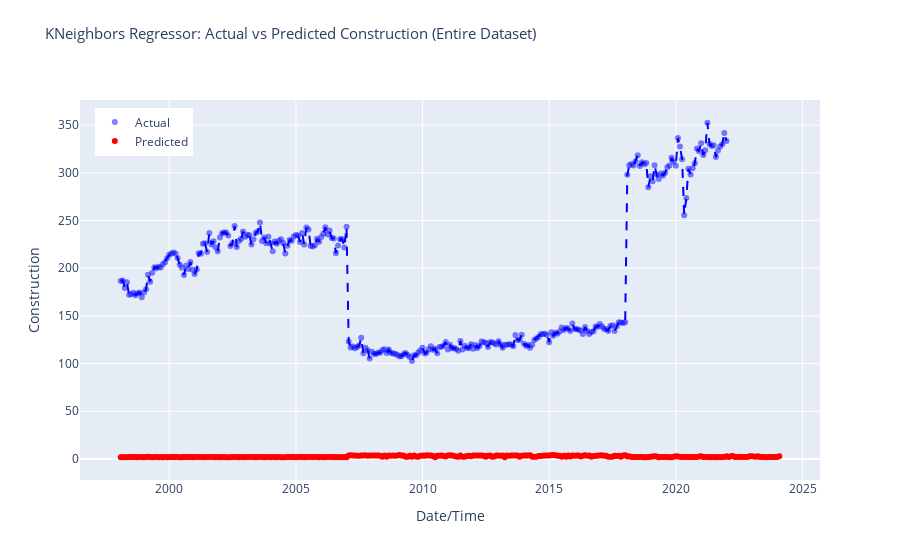

This figure's notebook cell:
### Code cell
# select feature and target variables
X = resampled_for_prediction[['Mean Max Temp (°C)', 'Mean Min Temp (°C)', 'Mean Temp (°C)', 'Extr Max Temp (°C)',
                    'Extr Min Temp (°C)', 'Total Rain (mm)', 'Total Snow (cm)', 'Total Precip (mm)',
                    'Snow Grnd Last Day (cm)', 'Dir of Max Gust (10s deg)', 'Spd of Max Gust (km/h)']]
y = resampled_for_prediction['Construction']

# Make predictions on the whole data
y_pred = model.predict(X)

# Combine y_test and y_pred into a DataFrame for easier plotting
predictions = pd.DataFrame({'Construction': y, 'prediction_label': y_pred}, index=X.index)

# Sort predictions DataFrame by index
predictions.sort_index(inplace=True)

# Create Plotly figure
fig = make_subplots(rows=1, cols=1, shared_xaxes=True, shared_yaxes=True)

# Add scatter plot for actual values
fig.add_trace(go.Scatter(x=predictions.index, y=predictions['Construction'],
                         mode='markers', marker=dict(color='blue', opacity=0.5),
                         name='Actual'), row=1, col=1)

# Add scatter plot for predicted values
fig.add_trace(go.Scatter(x=predictions.index, y=predictions['prediction_label'],
                         mode='markers', marker=dict(color='red'),
                         name='Predicted'), row=1, col=1)

# Add lines for sorted actual values
fig.add_trace(go.Scatter(x=predictions.index, y=predictions['Construction'].sort_index(),
                         mode='lines', line=dict(color='blue', dash='dash'),
                         showlegend=False), row=1, col=1)

# Add lines for sorted predicted values
fig.add_trace(go.Scatter(x=predictions.index, y=predictions['prediction_label'].sort_index(),
                         mode='lines', line=dict(color='red', dash='dash'),
                         showlegend=False), row=1, col=1)

fig.update_layout(title_text='KNeighbors Regressor: Actual vs Predicted Construction (Entire Dataset)',
                  title_font_size=15, title_y=.95,
                  xaxis_title='Date/Time', yaxis_title='Construction',
                  legend=dict(x=0.02, y=0.98),
                  grid=dict(rows=1, columns=1, ygap=0.2))

# Show interactive plot
fig.show()

### Figure 1 — Plotly figure (JSON) as saved in the notebook; plotly's stock layout.template omitted (floating-point values rounded to 4 significant figures; data arrays with more than 128 entries replaced by an {"elided": "..."} marker saying what was removed)
{"data": [{"marker": {"color": "blue", "opacity": 0.5}, "mode": "markers", "name": "Actual", "type": "scatter", "x": {"elided": "313 str values"}, "xaxis": "x", "y": {"elided": "313 float values"}, "yaxis": "y"}, {"marker": {"color": "red"}, "mode": "markers", "name": "Predicted", "type": "scatter", "x": {"elided": "313 str values"}, "xaxis": "x", "y": {"elided": "313 float values"}, "yaxis": "y"}, {"line": {"color": "blue", "dash": "dash"}, "mode": "lines", "showlegend": false, "type": "scatter", "x": {"elided": "313 str values"}, "xaxis": "x", "y": {"elided": "313 float values"}, "yaxis": "y"}, {"line": {"color": "red", "dash": "dash"}, "mode": "lines", "showlegend": false, "type": "scatter", "x": {"elided": "313 str values"}, "xaxis": "x", "y": {"elided": "313 float values"}, "yaxis": "y"}], "layout": {"grid": {"columns": 1, "rows": 1, "ygap": 0.2}, "legend": {"x": 0.02, "y": 0.98}, "title": {"font": {"size": 15}, "text": "KNeighbors Regressor: Actual vs Predicted Construction (Entire Dataset)", "y": 0.95}, "xaxis": {"anchor": "y", "domain": [0, 1], "title": {"text": "Date/Time"}}, "yaxis": {"anchor": "x", "domain": [0, 1], "title": {"text": "Construction"}}}}
